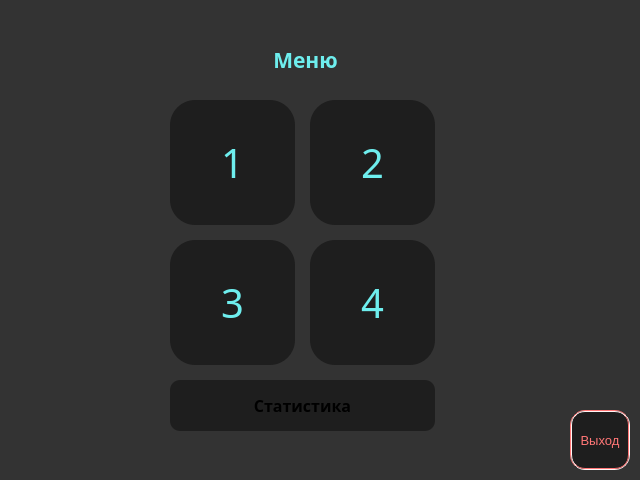
<?xml version="1.0" encoding="UTF-8"?>
<ui version="4.0">
 <class>mainmenuwidget</class>
 <widget class="QWidget" name="mainmenuwidget">
  <property name="geometry">
   <rect>
    <x>0</x>
    <y>0</y>
    <width>640</width>
    <height>480</height>
   </rect>
  </property>
  <property name="windowTitle">
   <string>Form</string>
  </property>
  <property name="styleSheet">
   <string notr="true">background-color: rgb(51, 51, 51)</string>
  </property>
  <widget class="QPushButton" name="btnStats">
   <property name="geometry">
    <rect>
     <x>170</x>
     <y>380</y>
     <width>265</width>
     <height>51</height>
    </rect>
   </property>
   <property name="font">
    <font>
     <family>Sitka</family>
     <pointsize>12</pointsize>
     <bold>true</bold>
    </font>
   </property>
   <property name="styleSheet">
    <string notr="true">/*Кнопка*/;
border-radius: 10px;
background-color: rgb(30, 30, 30);</string>
   </property>
   <property name="text">
    <string>Статистика</string>
   </property>
  </widget>
  <widget class="QPushButton" name="btnTask1">
   <property name="geometry">
    <rect>
     <x>170</x>
     <y>100</y>
     <width>125</width>
     <height>125</height>
    </rect>
   </property>
   <property name="sizePolicy">
    <sizepolicy hsizetype="Fixed" vsizetype="Fixed">
     <horstretch>0</horstretch>
     <verstretch>0</verstretch>
    </sizepolicy>
   </property>
   <property name="minimumSize">
    <size>
     <width>0</width>
     <height>0</height>
    </size>
   </property>
   <property name="sizeIncrement">
    <size>
     <width>0</width>
     <height>0</height>
    </size>
   </property>
   <property name="baseSize">
    <size>
     <width>0</width>
     <height>0</height>
    </size>
   </property>
   <property name="font">
    <font>
     <family>Sitka</family>
     <pointsize>30</pointsize>
    </font>
   </property>
   <property name="styleSheet">
    <string notr="true">/*Кнопка*/;
border-radius: 25px;
background-color: rgb(30, 30, 30);
color: #6eeeee;</string>
   </property>
   <property name="text">
    <string>1</string>
   </property>
   <property name="autoRepeatInterval">
    <number>100</number>
   </property>
  </widget>
  <widget class="QLabel" name="label">
   <property name="geometry">
    <rect>
     <x>180</x>
     <y>30</y>
     <width>251</width>
     <height>60</height>
    </rect>
   </property>
   <property name="font">
    <font>
     <family>Sitka</family>
     <pointsize>16</pointsize>
     <bold>true</bold>
    </font>
   </property>
   <property name="styleSheet">
    <string notr="true">color: #6eeeee;</string>
   </property>
   <property name="text">
    <string>Меню</string>
   </property>
   <property name="alignment">
    <set>Qt::AlignmentFlag::AlignCenter</set>
   </property>
  </widget>
  <widget class="QPushButton" name="btnTask2">
   <property name="geometry">
    <rect>
     <x>310</x>
     <y>100</y>
     <width>125</width>
     <height>125</height>
    </rect>
   </property>
   <property name="font">
    <font>
     <family>Sitka</family>
     <pointsize>30</pointsize>
    </font>
   </property>
   <property name="styleSheet">
    <string notr="true">/*Кнопка*/;
border-radius: 25px;
background-color: rgb(30, 30, 30);
color: #6eeeee;</string>
   </property>
   <property name="text">
    <string>2</string>
   </property>
  </widget>
  <widget class="QPushButton" name="btnTask4">
   <property name="geometry">
    <rect>
     <x>310</x>
     <y>240</y>
     <width>125</width>
     <height>125</height>
    </rect>
   </property>
   <property name="font">
    <font>
     <family>Sitka</family>
     <pointsize>30</pointsize>
    </font>
   </property>
   <property name="toolTipDuration">
    <number>-1</number>
   </property>
   <property name="layoutDirection">
    <enum>Qt::LayoutDirection::LeftToRight</enum>
   </property>
   <property name="styleSheet">
    <string notr="true">/*Кнопка*/;
border-radius: 25px;
background-color: rgb(30, 30, 30);
color: #6eeeee;</string>
   </property>
   <property name="text">
    <string>4</string>
   </property>
  </widget>
  <widget class="QPushButton" name="btnTask3">
   <property name="geometry">
    <rect>
     <x>170</x>
     <y>240</y>
     <width>125</width>
     <height>125</height>
    </rect>
   </property>
   <property name="font">
    <font>
     <family>Sitka</family>
     <pointsize>30</pointsize>
    </font>
   </property>
   <property name="styleSheet">
    <string notr="true">/*Кнопка*/;
border-radius: 25px;
background-color: rgb(30, 30, 30);
color: #6eeeee;</string>
   </property>
   <property name="text">
    <string>3</string>
   </property>
  </widget>
  <widget class="QPushButton" name="btnLogout">
   <property name="geometry">
    <rect>
     <x>570</x>
     <y>410</y>
     <width>60</width>
     <height>60</height>
    </rect>
   </property>
   <property name="font">
    <font>
     <family>System</family>
     <pointsize>10</pointsize>
     <italic>false</italic>
     <underline>false</underline>
     <stylestrategy>PreferDefault</stylestrategy>
    </font>
   </property>
   <property name="styleSheet">
    <string notr="true">/*Выход*/;
border: 2px groove #ff7676;
border-radius: 15px;
background-color: rgb(30,30,30);
color: #FF7676;


</string>
   </property>
   <property name="text">
    <string>Выход</string>
   </property>
  </widget>
 </widget>
 <resources/>
 <connections/>
</ui>
